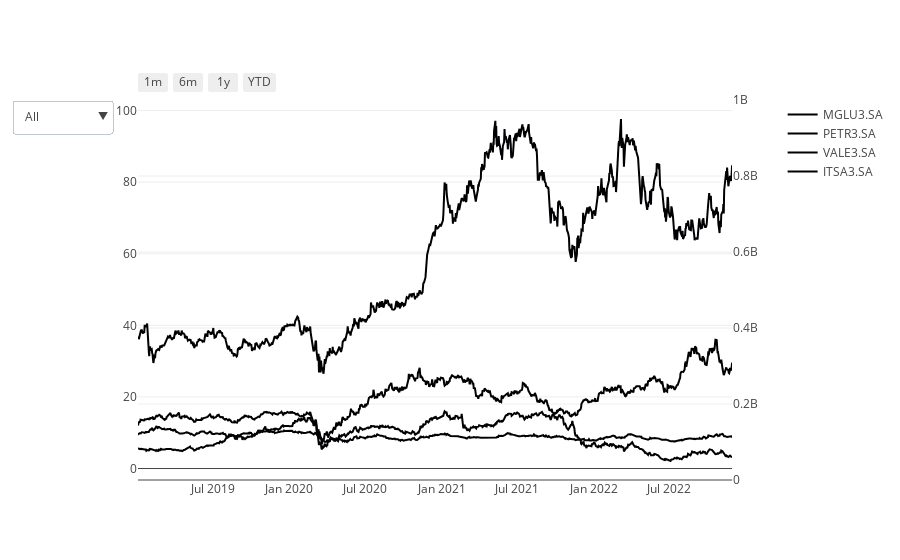

Notebook code cell kept with this figure:
### Code cell
fig = make_subplots(specs=[[{"secondary_y": True}]])

for stock in stocks:
    fig.add_trace(go.Scatter(x=df.index,y=df[stock].values, name=stock, mode='lines'))

for stock in stocks:
    fig.add_trace(go.Bar(x=df.index,y=df[stock+" Volume"].values, name=f'{stock} Volume'), secondary_y=True)

fig.update_yaxes(range=[0, 1000000000], secondary_y=True)

selector = [
    {'count':1,'label':'1m','step':'month','stepmode':'backward'},
    {'count':6,'label':'6m','step':'month','stepmode':'backward'},
    {'count':1,'label':'1y','step':'year','stepmode':'backward'},
    {'count':1,'label':'YTD','step':'year','stepmode':'todate'}
]

dropdown = [
    {'label':'All','method':'update','args':[
        {'visible':[True, True, True, True, False, False, False, False]}]},
    {'label':"MGLU3.SA",'method':"update", 'args':[{'visible': [True, False, False, False]}]},
    {'label':"PETR3.SA",'method':"update", 'args':[{'visible': [False, True, False, False]}]},
    {'label':"VALE3.SE",'method':"update", 'args':[{'visible': [False, False, True, False]}]},
    {'label':"ITSA3.SA",'method':"update", 'args':[{'visible': [False, False, False, True]}]}    
]

fig.update_layout(
    xaxis={'rangeselector':{'buttons':selector}},
    updatemenus = [{'buttons':dropdown,'xanchor':'left','x':-0.2}])

fig.data[4].visible=False
fig.data[5].visible=False
fig.data[6].visible=False
fig.data[7].visible=False

fig.show()

### Figure 1 — Plotly figure (JSON) as saved in the notebook; plotly's stock layout.template omitted (floating-point values rounded to 4 significant figures; data arrays with more than 128 entries replaced by an {"elided": "..."} marker saying what was removed)
{"data": [{"mode": "lines", "name": "MGLU3.SA", "type": "scatter", "x": {"elided": "972 str values"}, "y": {"elided": "972 float values"}}, {"mode": "lines", "name": "PETR3.SA", "type": "scatter", "x": {"elided": "972 str values"}, "y": {"elided": "972 float values"}}, {"mode": "lines", "name": "VALE3.SA", "type": "scatter", "x": {"elided": "972 str values"}, "y": {"elided": "972 float values"}}, {"mode": "lines", "name": "ITSA3.SA", "type": "scatter", "x": {"elided": "972 str values"}, "y": {"elided": "972 float values"}}, {"name": "MGLU3.SA Volume", "type": "bar", "visible": false, "x": {"elided": "972 str values"}, "xaxis": "x", "y": {"elided": "972 int values"}, "yaxis": "y2"}, {"name": "PETR3.SA Volume", "type": "bar", "visible": false, "x": {"elided": "972 str values"}, "xaxis": "x", "y": {"elided": "972 int values"}, "yaxis": "y2"}, {"name": "VALE3.SA Volume", "type": "bar", "visible": false, "x": {"elided": "972 str values"}, "xaxis": "x", "y": {"elided": "972 int values"}, "yaxis": "y2"}, {"name": "ITSA3.SA Volume", "type": "bar", "visible": false, "x": {"elided": "972 str values"}, "xaxis": "x", "y": {"elided": "972 int values"}, "yaxis": "y2"}], "layout": {"updatemenus": [{"buttons": [{"args": [{"visible": [true, true, true, true, false, false, false, false]}], "label": "All", "method": "update"}, {"args": [{"visible": [true, false, false, false]}], "label": "MGLU3.SA", "method": "update"}, {"args": [{"visible": [false, true, false, false]}], "label": "PETR3.SA", "method": "update"}, {"args": [{"visible": [false, false, true, false]}], "label": "VALE3.SE", "method": "update"}, {"args": [{"visible": [false, false, false, true]}], "label": "ITSA3.SA", "method": "update"}], "x": -0.2, "xanchor": "left"}], "xaxis": {"anchor": "y", "domain": [0, 0.94], "rangeselector": {"buttons": [{"count": 1, "label": "1m", "step": "month", "stepmode": "backward"}, {"count": 6, "label": "6m", "step": "month", "stepmode": "backward"}, {"count": 1, "label": "1y", "step": "year", "stepmode": "backward"}, {"count": 1, "label": "YTD", "step": "year", "stepmode": "todate"}]}}, "yaxis": {"anchor": "x", "domain": [0, 1]}, "yaxis2": {"anchor": "x", "overlaying": "y", "range": [0, 1000000000], "side": "right"}}}
